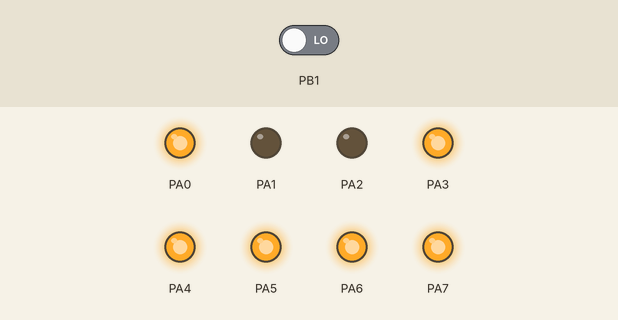
A program run on a simulated ATmega16, built with avr-gcc and emulated at 8 MHz. On the bench: output pins drawn as LEDs (lit = HIGH). The test bench sets the inputs (shaded band); at power-on: PB1 LOW.

Above: at 0.1 s.
Timing chart, 0 to 1.6 s (numbered marks = the images above):
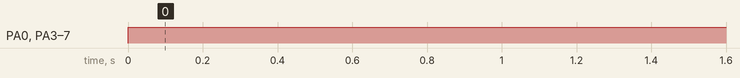

Measured:
- by itself, PA0, PA3–7: LOW → HIGH at 0.00 s

The program:

main.c
```c
/*
 * blinky.c
 *
 * Created: 2020-08-10 오전 10:54:57
 * Author : TEACHER
 */
#define F_CPU 8000000UL
#include <avr/io.h>
#include <util/delay.h>

int main(void)
{
	uint8_t bPattern[10] ={
		0b11111001 // 0
		,0b11111001 //1
		,0b11111001 //2
		,0b11111001 //3
		,0b11111001
		,0b11111001
		,0b11111001
		,0b11111001
		,0b11111001
		,0b11111001 //9
	};
	// DDRx, PORTx, PINx
	// port b 0번째 비트를 출력으로 설정
	DDRA = 0xFF;
    while (1)
    {
		if(PINB & (1 << PINB1)){//버튼이 눌려지지 않았을 경우
			for(int i = 0; i < 10; i++)
			{
				PORTA = bPattern[i];
				_delay_ms(1000);
			}
		}
		else
		{
			for(int i = 9; i >= 0; i--)
			{
				PORTA = bPattern[i];
				_delay_ms(1000);
			}
		}
	}
}
```
